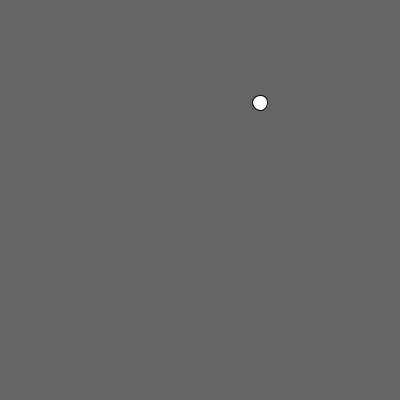
Frame 1 (no input)
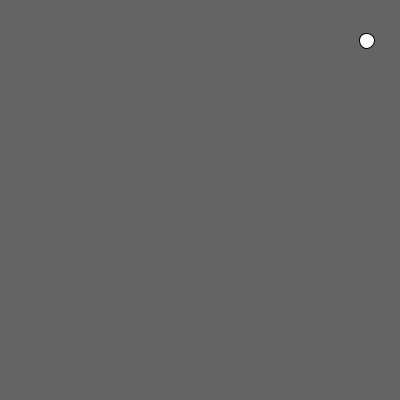
Frame 60 (the mouse pressed at the canvas centre just before this capture)
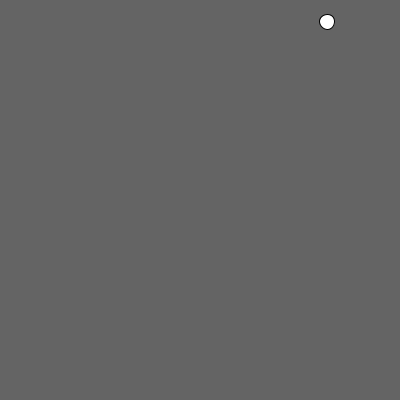
Frame 120 (the mouse held since frame 60 and released just before this capture)

The Processing sketch that drew these frames (run headless with seeded random() and noise(); from frame 60 on, the mouse is pressed at the canvas centre):

// Processing sketch: Exercise03_simpleMover
// ── Exercise03_simpleMover.pde
/*
*motion 101
*exercise of pvector
*/

Mover m;

void setup(){
  
  size(400,400);
  m = new Mover();
}

void draw(){
  background(100);
  m.update();
  m.checkEdges();
  m.display();
}

// ── Mover.pde
class Mover{
  PVector location;
  PVector velocity;
  
  Mover(){
    location = new PVector(random(width), random(height));
    velocity = new PVector(random(-2,2),random(-2,2));
  }
  
  void update(){
    location.add(velocity);
  }
  
  void display(){
    ellipse(location.x,location.y,15,15);
  }
  
  void checkEdges(){
    //if(location.x>width){
    //   location.x = 0;
    //}else if (location.x<0){
    //  location.x = width;
    //}
    
    //if(location.y>height){
    //   location.y = 0;
    //}else if (location.y<0){
    //  location.y = height;
    //}    
   
    
    
    if(location.x > width||location.x<0){
      velocity.x*=-1;
    }
    if(location.y > height||location.y<0){
      velocity.y*=-1;
    }
  }

}
